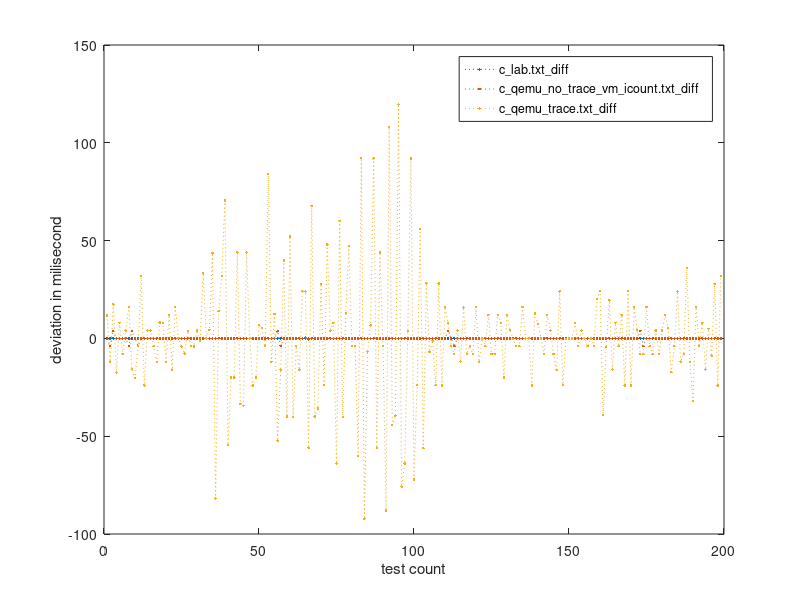

The MATLAB source for this figure:
y=[-0.003, 0.0, 0.0, -0.001, 0.001, -0.001, 0.0, 0.0, 0.001, 0.0, -0.001, 0.0, 0.001, 0.0, -0.001, 0.001, 0.0, -0.001, 0.001, 0.0, 0.0, 0.0, -0.001, 0.0, 0.001, 0.0, -0.001, 0.0, 0.001, -0.001, 0.0, 0.0, 0.001, -0.001, 0.001, -0.001, 0.001, 0.0, 0.0, -0.001, 0.001, -0.001, 0.0, 0.0, 0.0, 0.0, 0.0, 0.0, 0.001, -0.001, 0.001, -0.001, 0.001, 0.0, -0.001, 0.0, 0.001, 0.0, -0.001, 0.0, 0.0, 0.0, 0.0, 0.0, 0.0, 0.0, 0.0, 0.0, 0.001, -0.001, 0.0, 0.0, 0.001, 0.0, -0.001, 0.0, 0.001, -0.001, 0.0, 0.0, 0.0, 0.0, 0.0, 0.0, 0.0, 0.0, 0.0, 0.001, 0.0, -0.001, 0.0, 0.0, 0.0, 0.001, -0.001, 0.0, 0.001, 0.0, 0.0, -0.001, 0.001, -0.001, 0.0, 0.0, 0.001, -0.001, 0.0, 0.0, 0.0, 0.0, 0.0, 0.0, 0.001, -0.001, 0.0, 0.0, 0.0, 0.0, 0.0, 0.0, 0.0, 0.0, 0.001, -0.001, 0.001, -0.001, 0.0, 0.0, 0.0, 0.0, 0.0, 0.0, 0.001, -0.001, 0.0, 0.0, 0.001, -0.001, 0.0, 0.0, 0.001, -0.001, 0.0, 0.0, 0.001, -0.001, 0.0, 0.0, 0.001, -0.001, 0.001, 0.0, 0.0, -0.001, 0.0, 0.0, 0.001, 0.0, -0.001, 0.0, 0.001, -0.001, 0.0, 0.001, -0.001, 0.0, 0.0, 0.0, 0.0, 0.0, 0.0, 0.0, 0.0, 0.0, 0.0, 0.0, 0.001, -0.001, 0.0, 0.0, 0.0, 0.0, 0.0, 0.0, 0.001, -0.001, 0.0, 0.0, 0.0, 0.0, 0.0, 0.0, 0.0, 0.0, 0.0, 0.0, 0.001, -0.001, 0.0;
-0.258, -3.784, 3.818, -0.006, -0.014, 0.002, -0.032, -3.802, 3.871, -0.091, -3.779, -0.014, 0.016, -0.019, 0.017, -0.014, 0.011, -0.011, 0.014, -0.005, -0.003, -0.005, 0.013, -0.003, -0.006, -0.005, 0.011, 0.005, -0.013, 0.011, -0.017, 0.014, -0.007, -0.004, 0.0, 0.009, -0.002, -0.007, 0.0, 0.014, -0.008, -0.007, 0.001, 0.014, -0.008, -0.007, 0.012, -0.014, 0.178, 0.035, -0.213, 0.005, 0.013, -0.017, 0.016, 3.744, -3.741, -0.016, -0.001, 0.015, 0.002, -0.002, -0.019, 0.021, 0.549, -0.551, -0.019, 0.019, 0.002, -0.001, -0.018, 0.018, 0.001, -0.019, 0.018, -0.001, 0.003, -0.016, 0.0, 0.016, 0.013, -0.017, -0.017, 0.004, -0.001, -0.003, 0.012, 0.0, -0.014, 0.019, -0.017, 0.019, -0.002, 0.0, -0.012, 0.014, 0.0, -0.017, 0.001, 0.014, 0.002, -0.021, 0.019, -0.017, 0.01, 0.005, -0.014, 0.017, -0.01, -0.003, 3.872, 0.129, -3.997, -0.006, -0.001, 0.01, -0.008, 0.0, -0.001, 0.011, -0.01, 0.013, -0.019, 0.007, -0.001, 0.013, -0.017, 0.012, -0.008, -0.004, 0.017, -0.014, 0.001, -0.004, 0.017, -0.015, 0.003, -0.002, 0.002, 0.0, 0.014, -0.019, 0.003, 0.009, 0.006, 0.0, -0.005, 0.0, -0.015, 0.019, -0.017, 0.019, -0.002, 0.0, -0.017, 0.019, 0.0, -0.017, 0.001, 0.009, 0.007, -0.003, 0.001, 0.002, 0.0, -0.004, -0.015, 0.017, -0.011, 0.006, -0.01, 0.006, 3.917, -3.908, -0.001, -0.002, 0.003, 0.0, -0.019, 0.007, -0.001, 0.013, -0.019, 0.007, -0.001, 0.013, -0.017, 0.012, -0.008, 0.013, 0.0, -0.014, 0.001, 0.013, 0.0, -0.015, 0.003, 0.0, 0.0;
11.729, -11.998, 17.389, -17.385, 8.015, -7.934, 3.985, 15.948, -15.77, -20.21, -4.006, 31.981, -24.017, 4.003, 4.008, -3.988, -11.993, 8.073, 7.916, -11.915, 11.929, -16.02, 15.987, 0.207, -4.19, -7.805, 3.789, -3.865, -4.116, 4.021, -1.326, 33.284, -0.004, 4.34, 43.663, -81.887, 13.884, 32.018, 70.581, -54.598, -19.966, -19.969, 43.997, -33.535, -34.45, 43.956, -0.027, -24.008, -19.991, 6.797, 5.193, -3.955, 84.018, -11.991, 12.437, -52.426, -15.997, 39.921, -40.005, 52.088, -40.045, -3.992, -15.965, 24.085, 23.956, -55.915, 67.835, -39.995, -35.852, 27.804, -23.797, 47.971, 3.944, 8.026, -63.999, 60.071, -40.159, 12.908, 47.101, -4.03, -3.933, -59.97, 92.18, -92.278, -6.846, 6.835, 92.058, -56.084, 44.015, -3.94, -87.994, 108.206, -44.27, -39.67, 119.743, -75.919, -63.962, 3.895, 91.951, -72.037, -23.912, 56.062, -56.151, 28.181, -6.928, -1.275, -23.94, 27.999, -24.022, 15.972, 8.019, -4.012, -7.996, 4.004, -11.874, 15.866, -7.999, -3.949, -8.059, 16.034, -11.998, -0.04, -3.988, 12.007, -7.977, -7.968, 11.974, 7.972, -19.937, 11.932, 4.282, -0.293, -3.935, -4.031, 15.977, 0.003, 0.036, -24.0, 12.727, 7.24, -0.01, -7.998, 12.043, 3.975, -8.011, -16.01, 24.054, -23.794, -0.231, -0.039, 0.022, 7.977, -3.952, 3.998, 0.003, -4.009, -0.043, -3.974, 19.995, 24.223, -39.25, -4.37, 19.393, -15.968, 7.971, -3.996, 12.076, -24.048, 24.145, -24.145, 15.959, 4.147, -8.052, -8.093, 16.078, -4.027, -8.066, 4.047, -8.005, 4.007, 12.037, 5.21, -17.282, -4.002, 24.009, -12.0, -8.005, 36.064, -12.033, -31.947, 15.918, -3.965, 8.001, -15.93, 4.916, -8.944, 27.935, -24.005, 32.008;
]
x=1:199
plot(x,y,':.')
legend('c\_lab.txt\_diff','c\_qemu\_no\_trace\_vm\_icount.txt\_diff','c\_qemu\_trace.txt\_diff')
xlabel('test count')
ylabel('deviation in milisecond')